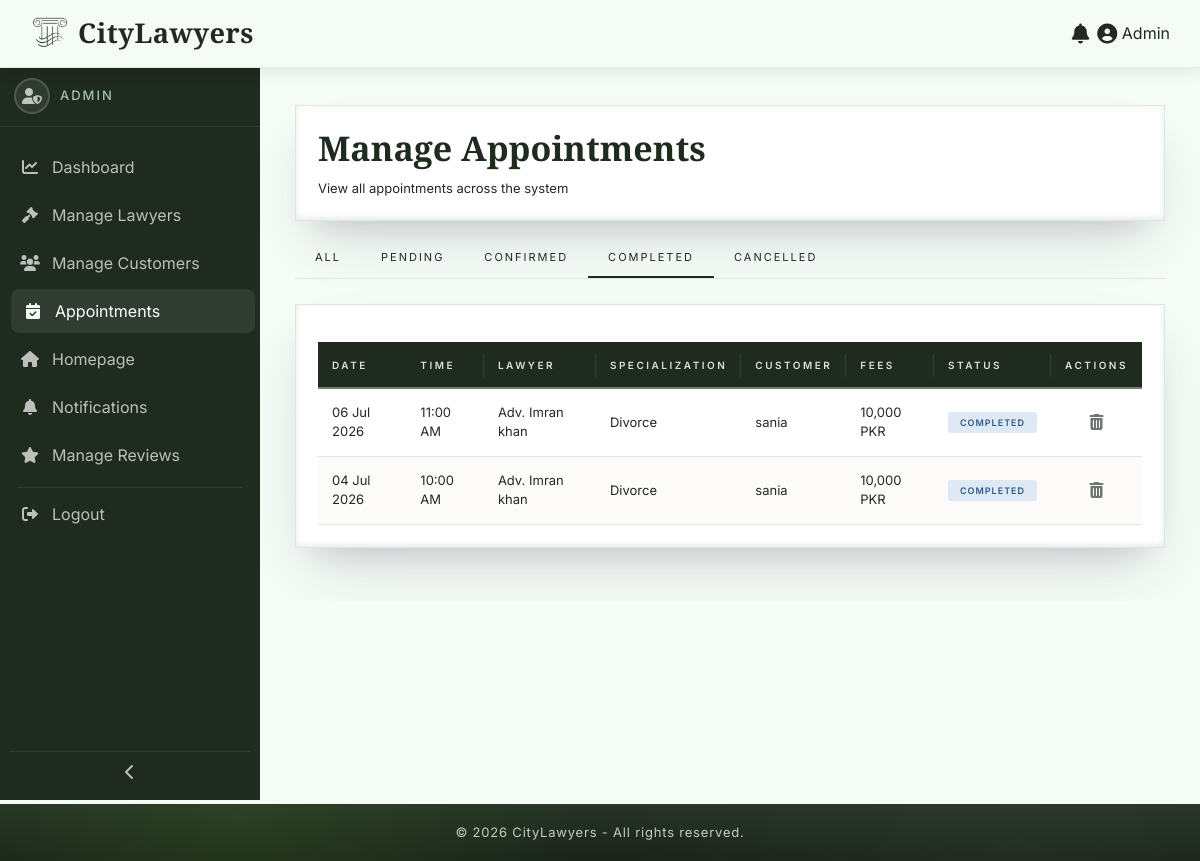
/admin/manage-appointments.php?status=completed (signed in), run on an earlier commit of the app's database.
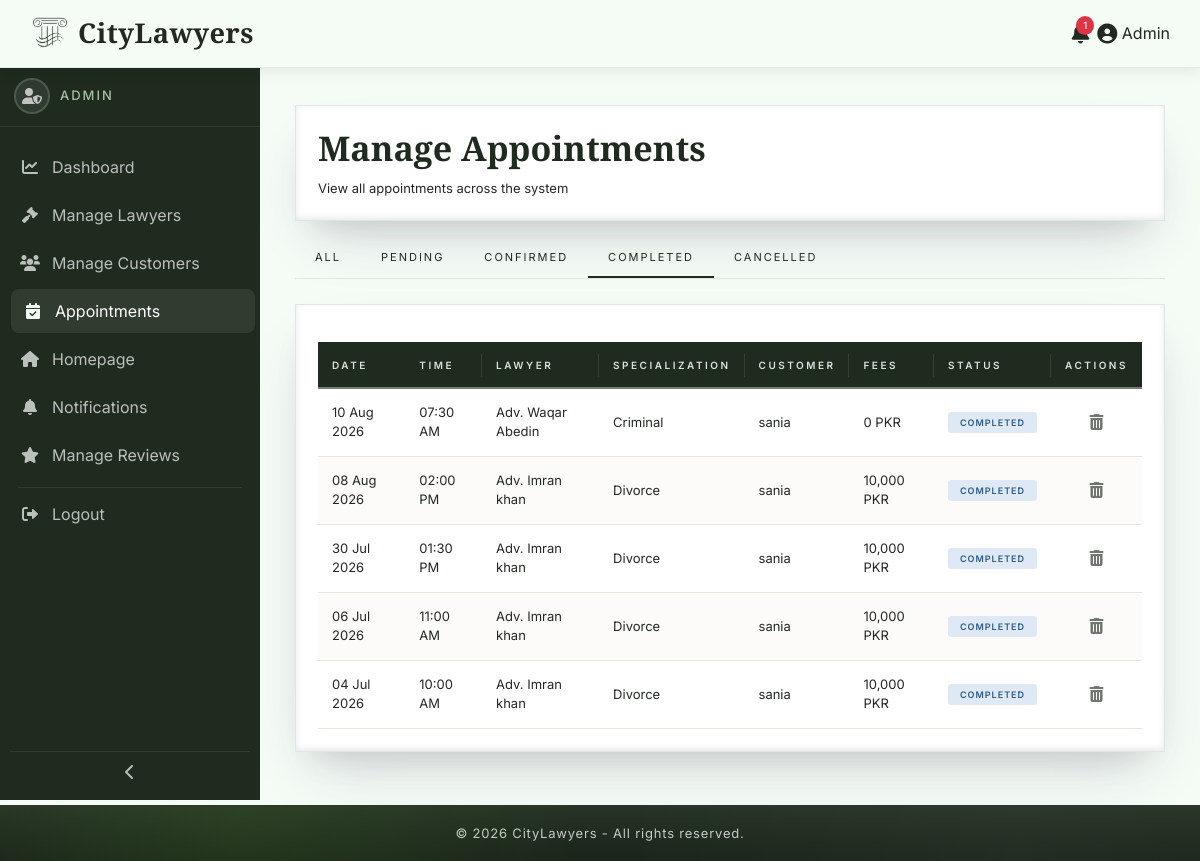
And on a later commit of the database.
### tables this page shows
CREATE TABLE `appointments` (
  `id` int(11) NOT NULL,
  `lawyer_id` int(11) NOT NULL,
  `customer_id` int(11) NOT NULL,
  `slot_id` int(11) DEFAULT NULL,
  `appointment_date` date NOT NULL,
  `appointment_time` time NOT NULL,
  `status` enum('pending','confirmed','completed','cancelled') DEFAULT 'pending',
  `booking_message` text DEFAULT NULL,
  `created_at` timestamp NOT NULL DEFAULT current_timestamp(),
  `is_rescheduled` tinyint(1) DEFAULT 0,
  `original_date` date DEFAULT NULL,
  `original_time` time DEFAULT NULL,
  `reschedule_count` int(11) DEFAULT 0
);

CREATE TABLE `lawyers` (
  `id` int(11) NOT NULL,
  `name` varchar(100) NOT NULL,
  `email` varchar(100) NOT NULL,
  `password` varchar(255) NOT NULL,
  `phone` varchar(20) DEFAULT NULL,
  `address` text DEFAULT NULL,
  `city` varchar(50) DEFAULT NULL,
  `specialization` varchar(50) DEFAULT NULL,
  `gender` enum('male','female','other') DEFAULT 'male',
  `experience` int(3) DEFAULT NULL,
  `fees` decimal(10,2) DEFAULT NULL,
  `profile_pic` varchar(255) DEFAULT NULL,
  `bio` text DEFAULT NULL,
  `avg_rating` decimal(2,1) DEFAULT 0.0,
  `status` enum('pending','approved','rejected') DEFAULT 'pending',
  `created_at` timestamp NOT NULL DEFAULT current_timestamp(),
  `is_featured` tinyint(1) DEFAULT 0,
  `core_specialization` text DEFAULT NULL,
  `academic_credentials` text DEFAULT NULL
);

CREATE TABLE `customers` (
  `id` int(11) NOT NULL,
  `name` varchar(100) NOT NULL,
  `email` varchar(100) NOT NULL,
  `password` varchar(255) NOT NULL,
  `phone` varchar(20) DEFAULT NULL,
  `address` text DEFAULT NULL,
  `city` varchar(50) DEFAULT NULL,
  `reg_date` date DEFAULT NULL,
  `status` enum('active','inactive') DEFAULT 'active'
);

### includes/functions.php (called while the page is built, shortened)
<?php
function getUnreadCount($user_id, $user_type)
{
    global $conn;
    try {
        $stmt = $conn->prepare("
            SELECT COUNT(*) as count
            FROM notifications
            WHERE user_id = ? AND user_type = ? AND is_read = 0
        ");
        $stmt->execute([$user_id, $user_type]);
        $result = $stmt->fetch(PDO::FETCH_ASSOC);
        return (int)$result['count'];
    } catch (PDOException $e) {
        return 0;
    }
}
?>

### admin/manage-appointments.php (the view, shortened to what the changed rows need)
<?php
$page_layout= 'fluid';
$footer_css = 'dashboard';
require_once '../includes/config.php';
$status_filter = isset($_GET['status']) ? $_GET['status'] : 'all';
$where = "";
if ($status_filter == 'pending') {
    $where = "WHERE a.status = 'pending'";
} elseif ($status_filter == 'confirmed') {
    $where = "WHERE a.status = 'confirmed'";
} elseif ($status_filter == 'completed') {
    $where = "WHERE a.status = 'completed'";
} elseif ($status_filter == 'cancelled') {
    $where = "WHERE a.status = 'cancelled'";
}
$limit = 10;
$page = isset($_GET['page']) ? (int)$_GET['page'] : 1;
$offset = ($page - 1) * $limit;
$sql = "SELECT a.*,
               l.name as lawyer_name,
               l.specialization,
               l.fees,
               c.name as customer_name
        FROM appointments a
        JOIN lawyers l ON a.lawyer_id = l.id
        JOIN customers c ON a.customer_id = c.id
        $where
        ORDER BY a.appointment_date DESC, a.appointment_time DESC
        LIMIT :limit OFFSET :offset";
$stmt = $conn->prepare($sql);
$stmt->bindValue(':limit', $limit, PDO::PARAM_INT);
$stmt->bindValue(':offset', $offset, PDO::PARAM_INT);
$stmt->execute();
$appointments = $stmt->fetchAll(PDO::FETCH_ASSOC);
include '../includes/header.php';
?>
<link rel="stylesheet" href="<?php echo BASE_URL; ?>assets/css/dashboard.css">
<link rel="stylesheet" href="<?php echo BASE_URL; ?>assets/css/tables.css">
<link rel="stylesheet" href="<?php echo BASE_URL; ?>assets/css/sidebar.css">
<div class="dashboard-wrapper">
    <div class="main-content">
        <div class="dashboard-card">
            <h2 class="dashboard-title">Manage Appointments</h2>
        </div>
        <div class="dashboard-card">
            <?php if (count($appointments) > 0): ?>
                <div class="table-wrap">
                    <table class="dashboard-table">
                        <thead>
                            <tr>
                                <th>Date</th>
                                <th>Time</th>
                                <th>Lawyer</th>
                                <th>Specialization</th>
                                <th>Customer</th>
                                <th>Fees</th>
                                <th>Status</th>
                                <th>Actions</th>
                            </tr>
                        </thead>
                        <tbody>
                            <?php foreach ($appointments as $row): ?>
                            <tr>
                                <td><?php echo date('d M Y', strtotime($row['appointment_date'])); ?></td>
                                <td><?php echo date('h:i A', strtotime($row['appointment_time'])); ?></td>
                                <td>Adv. <?php echo htmlspecialchars($row['lawyer_name']); ?></td>
                                <td><?php echo htmlspecialchars($row['specialization']); ?></td>
                                <td><?php echo htmlspecialchars($row['customer_name']); ?></td>
                                <td><?php echo number_format($row['fees']); ?> PKR</td>
                                <td>
                                    <span class="status-badge status-<?php echo $row['status']; ?>">
                                        <?php echo ucfirst($row['status']); ?>
                                    </span>
                                </td>
                                <td>
                                    <div class="action-icons">
                                        <a href="?delete=<?php echo $row['id']; ?>"
                                           class="action-icon delete"
                                           data-tooltip="Delete"
                                           onclick="return confirm('Delete this appointment permanently?')">
                                            <i class="fas fa-trash-alt"></i>
                                        </a>
                                    </div>
                                </td>
                            </tr>
                            <?php endforeach; ?>
                        </tbody>
                    </table>
                </div>
            <?php else: ?>
                <p class="no-data">No appointments found.</p>
            <?php endif; ?>
        </div>
    </div>
</div>
<?php include '../includes/dashboard-footer.php'; ?>

### includes/header.php (shortened to what the changed rows need)
<!DOCTYPE html>
<html lang="en">
<head>
    <link href="https://cdn.jsdelivr.net/npm/bootstrap@5.3.0-alpha1/dist/css/bootstrap.min.css" rel="stylesheet">
    <link rel="stylesheet" href="https://cdnjs.cloudflare.com/ajax/libs/font-awesome/6.0.0/css/all.min.css">
    <link rel="stylesheet" href="<?php echo BASE_URL; ?>assets/css/global.css">
    <link rel="stylesheet" href="<?php echo BASE_URL; ?>assets/css/forms.css">
    <?php if (isset($footer_css) && $footer_css === 'dashboard'): ?>
        <link rel="stylesheet" href="<?php echo BASE_URL; ?>assets/css/dashboard-footer.css">
    <?php else: ?>
        <link rel="stylesheet" href="<?php echo BASE_URL; ?>assets/css/footer.css">
    <?php endif; ?>
</head>
<body>
<?php
$user_type      = null;
$user_name      = null;
$user_id        = null;
if (isset($_SESSION['customer_id'])) {
    $user_type      = 'customer';
    $user_name      = $_SESSION['customer_name'];
    $dashboard_link = BASE_URL . 'customer/index.php';
    $user_id        = $_SESSION['customer_id'];
} elseif (isset($_SESSION['lawyer_id'])) {
    $user_type      = 'lawyer';
    $user_name      = $_SESSION['lawyer_name'];
    $dashboard_link = BASE_URL . 'lawyer/index.php';
    $user_id        = $_SESSION['lawyer_id'];
} elseif (isset($_SESSION['admin_id'])) {
    $user_type      = 'admin';
    $user_name      = 'Admin';
    $user_id        = $_SESSION['admin_id'];
}
$unread_count = 0;
if ($user_type && $user_id) {
    $unread_count = getUnreadCount($user_id, $user_type);
}
?>
<div class="top-navbar">
    <nav class="navbar navbar-expand-lg py-2">
        <div class="container-fluid navbar-container">
            <?php if (!$user_type): ?>
                <div class="d-none d-lg-flex flex-column align-items-end">
                    <ul class="navbar-nav">
                        <li class="nav-item">
                            <a class="nav-link right-to-left" href="<?php echo BASE_URL; ?>">Home</a>
                        </li>
                        <li class="nav-item">
                            <a class="nav-link right-to-left" href="<?php echo BASE_URL; ?>customer/search.php">Find Lawyers</a>
                        </li>
                        <li class="nav-item">
                            <a class="nav-link right-to-left" href="<?php echo BASE_URL; ?>contact.php">Contact Us</a>
                        </li>
                        <li class="nav-item">
                            <a class="nav-link btn btn-success text-white px-3 rounded-0" href="<?php echo BASE_URL; ?>register.php">
                                <i class="fas fa-user-plus me-2"></i> Get Registered
                            </a>
                        </li>
                    </ul>
                    <div class="guest-row">
                        <a class="nav-link" href="<?php echo BASE_URL; ?>customer/login.php">
                            <i class="fas fa-sign-in-alt"></i> Login as User
                        </a>
                        <a class="nav-link" href="<?php echo BASE_URL; ?>lawyer/login.php">
                            <i class="fas fa-gavel"></i> Login as Lawyer
                        </a>
                    </div>
                </div>
            <?php else: ?>
                <div class="d-flex align-items-center ms-auto">
                    <div class="dropdown me-2">
                        <a class="nav-link position-relative" href="#" id="notificationBell"
                           data-bs-toggle="dropdown" aria-expanded="false" title="Notifications">
                            <i class="fas fa-bell fa-lg"></i>
                            <?php if ($unread_count > 0): ?>
                                <span class="notification-badge"><?php echo $unread_count; ?></span>
                            <?php endif; ?>
                        </a>
                    </div>
                    <div class="dropdown">
                        <a class="nav-link dropdown-toggle" href="#" role="button" data-bs-toggle="dropdown">
                            <i class="fas fa-user-circle fa-lg"></i> <?php echo htmlspecialchars($user_name); ?>
                        </a>
                    </div>
                </div>
            <?php endif; ?>
        </div>
    </nav>
</div>
<main>
<?php if (isset($page_layout) && $page_layout === 'fluid'): ?>
    <div class="container-fluid p-0">
<?php else: ?>
    <div class="container">
<?php endif; ?>

What changed in the data, as far as the page shows it:
added appointments: appointment_date "10 Aug 2026", appointment_time "07:30 AM", lawyer.name "Waqar Abedin", lawyer.specialization "Criminal", customer.name "sania", lawyer.fees "0", status "COMPLETED"
added appointments: appointment_date "08 Aug 2026", appointment_time "02:00 PM", lawyer.name "Imran khan", lawyer.specialization "Divorce", customer.name "sania", lawyer.fees "10,000", status "COMPLETED"
now on this page (row edited): appointments: appointment_date "30 Jul 2026", appointment_time "01:30 PM", lawyer.name "Imran khan", lawyer.specialization "Divorce", customer.name "sania", lawyer.fees "10,000", status "COMPLETED"
Also different on the page:
$unread_count: (not shown) → "1"
